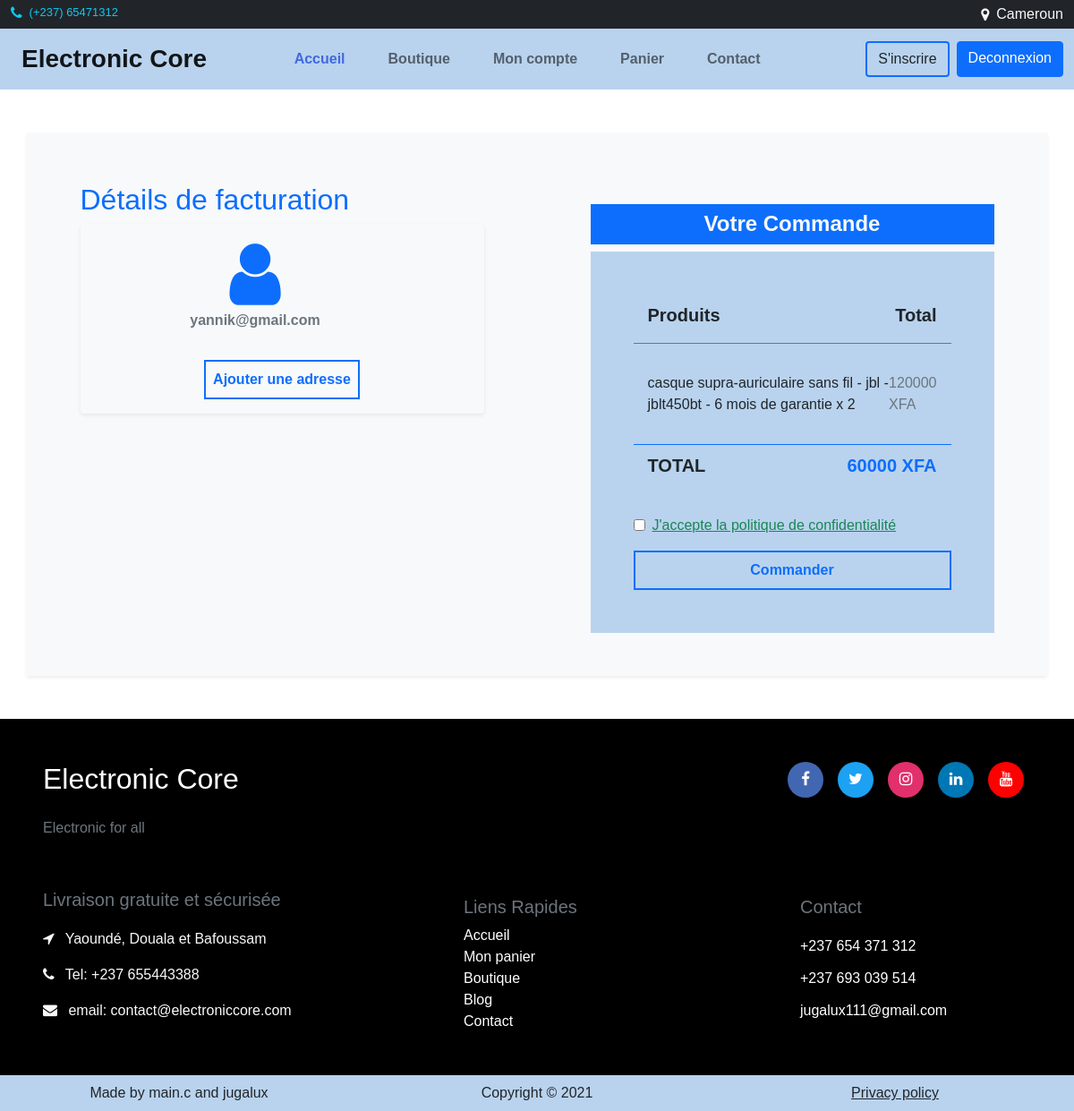
/checkout/19 (signed in), run on the app's committed database.
### core/models.py (models this page shows, shortened)
class Customer(models.Model):
    user = models.OneToOneField(User, models.CASCADE, related_name='customer')
    adress = models.OneToOneField(Address, models.CASCADE, null=True)
    newsletter_id = models.ForeignKey(
        Newsletter, models.SET_NULL, null=True, default=None)
    class Meta:
        verbose_name = 'Customer'
        verbose_name_plural = 'Customers'

class OrderItem(models.Model):
    qte = models.IntegerField()
    total_price = models.IntegerField(default=0)
    order = models.ForeignKey(Order, models.CASCADE, related_name='items')
    product = models.ForeignKey(Product, models.CASCADE)
    def total(self):
        return (self.product.price * self.qte)

class Product(models.Model):
    STATUS = (
        ('New', 'New'),
        ('On Sale', 'On Sale'),
        ('Reached Limits', 'Reached Limits')
    )
    title = models.CharField(max_length=200, unique=True)
    slug = models.SlugField(max_length=200, unique=True)
    price = models.IntegerField()
    full_desc = QuillField(default='', null=True, blank=True)
    mini_desc = QuillField(default='', null=True, blank=True)
    qte = models.IntegerField()
    status = models.CharField(max_length=100, choices=STATUS, default='New')
    post_on = models.DateField(auto_now=True)
    category_id = models.ForeignKey(Category, models.CASCADE)

class Order(models.Model):
    STATE = (
        ('Validated', 'Validated'),
        ('In Cart', 'In Cart'),
        ('Paid', 'Paid'),
    )
    note = models.TextField(null=True)
    ordered_on = models.DateTimeField(auto_now=True, null=True)
    price = models.IntegerField(default=0)
    adress = models.ForeignKey(Address, models.CASCADE, null=True)
    state = models.CharField(max_length=100, choices=STATE, default=STATE[1])
    customer = models.ForeignKey(Customer, models.SET_NULL, null=True,)

### core/views.py (the view)
# urls.py: path('checkout/<int:order_id>', CheckoutView.as_view(), name='checkout'),
@method_decorator(decorators, name="get")
class CheckoutView(View):  # Formulaire validation commande
    template_name = "core/checkout.html"
    def get(self, request, order_id):
        cart = None
        order_item_set = None
        client = Customer.objects.get(user=request.user)
        cart = Order.objects.filter(
            customer=client, state='In Cart').first()
        if cart:
            order_item_set = OrderItem.objects.filter(order=cart)
            for item in order_item_set:
                item.total_price += item.total()
        context = {'customer':client, 'cart':cart, 'items':order_item_set}
        return render(request, self.template_name, context)

### core/context_processors.py (called while the page is built)
def categories(request):
    categories = Category.objects.all()
    return {'categories': categories}

### core/templates/core/checkout.html (shortened to what this page needs)
{% extends 'core/base.html' %}
{% block content %}
	<div class="container">
		<div class="row my-5 shadow-sm pb-lg-5 py-2 bg-light">
			<div class="col-lg-5 pt-5 mx-auto bg-transparent" id="userform">
				<h2 class="text-primary">Détails de facturation</h2>
				<div class="d-grid bg-light shadow-sm py-3 rounded">
					<div class="row text-center me-lg-5">
						<i class="fa fa-5x fa-user text-primary"></i>
						<p class="fw-bold text-secondary">{{customer.user.username}}</p>
					</div>
					{% if customer.adress %}
						<div class="row d-grid rounded p-3">
							<div class="row mt-2 mx-auto">
								<i class="fa fa-3x fa-phone col-lg-3 mx-auto text-primary"></i>
								<div class="d-grid col-lg-5 me-auto">
									<p class="text-uppercase my-0">Mobile</p>
									<p class="text-secondary">customer.adress.phone</p>
								</div>
							</div>
							<div class="row mt-2 mx-auto">
								<i class="fa fa-3x col-lg-3 fa-map-marker mx-auto text-primary"></i>
								<div class="d-grid col-lg-5 me-auto">
									<p class="text-uppercase my-0">Ville</p>
									<p class="text-secondary">customer.adress.city</p>
								</div>
							</div>
							<div class="row mt-2 mx-auto">
								<i class="fa fa-3x col-lg-3 fa-map-marker mx-auto text-primary"></i>
								<div class="d-grid col-lg-5 me-auto">
									<p class="text-uppercase my-0">Quartier</p>
									<p class="text-secondary">customer.adress.street</p>
								</div>
							</div>
						</div>
					{% else %}
						<div class="mt-lg-3 d-flex justify-content-center">
					      	<a href="#" class="bg-transparent text-decoration-none fw-bold text-primary border border-2 border-primary p-2">
					      		Ajouter une adresse
					      	</a>
					    </div>
					{% endif %}
				</div>
			</div>
			<div class="col-lg-5 pt-2 mt-lg-5 pt-lg-auto mx-auto bg-transparent rounded">
				<h4 class="text-center mt-3 text-light bg-primary py-2 fw-bold">Votre Commande</h4>
				<div class="command p-lg-5">
					<div class="d-flex bg-transparent px-3 justify-content-between pt-2 border border-secondary border-top-0 border-start-0 border-end-0">
						<p class="fs-5 fw-bold text-dark">Produits</p>
						<p class="fs-5 fw-bold text-dark">Total</p>
					</div>
					<div class="d-grid mt-3">
						{% for order_item in items %}
						<div class="d-flex px-3 justify-content-between py-3">
							<div class="d-grid my-auto">
								<p class="text-lowercase text-dark my-0">{{order_item.product.title}} X {{order_item.qte}}</p>
							</div>
							<p class="text-uppercase text-secondary my-auto">{{order_item.total_price}} XFA</p>
						</div>
						{% endfor %}
					</div>
					<div class="d-flex bg-transparent px-3 mt-3 justify-content-between pt-2 border border-1 border-primary border-bottom-0 border-start-0 border-end-0">
						<p class="fs-5 text-uppercase text-dark fw-bold">Total</p>
						<p class="fs-5 text-uppercase fw-bold text-primary">{{cart.price}} XFA</p>
					</div>
					<div class="d-flex mt-3 mt-lg-4">
						<input type="checkbox" name="policy" class="border-primary my-auto" required data-validation-required-message="Entrez le nom du quartier" autocomplete="on">
						<a href="#" class="text-success ms-2">J'accepte la politique de confidentialité</a>
					</div>
					<div class="mt-lg-3">
				      	<button type="submit" class="button w-100 bg-transparent fw-bold text-primary border border-2 border-primary p-2" data-bs-toggle="modal" data-bs-target="#payment">
				      		Commander
				      	</button>
				    </div>
				</div>
			</div>
		</div>
	</div>
{%endblock%}

### core/static/core/css/style.css (style rules this page uses)
body, html { height:100%; overflow-x: hidden; scroll-behavior: smooth; font-family: 'Dosis', sans-serif; }
#userform { background: rgba(241, 247, 255, .8); }
input { outline: none; }
.command { background: #B9D3EE; }
button { outline: none; border: none; }

### data on the page
Customer: user.username "yannik@gmail.com"
OrderItem: product "casque supra-auriculaire sans fil - jbl - jblt450bt - 6 mois de garantie", qte "2", total_price "120000"
Order: price "60000"
